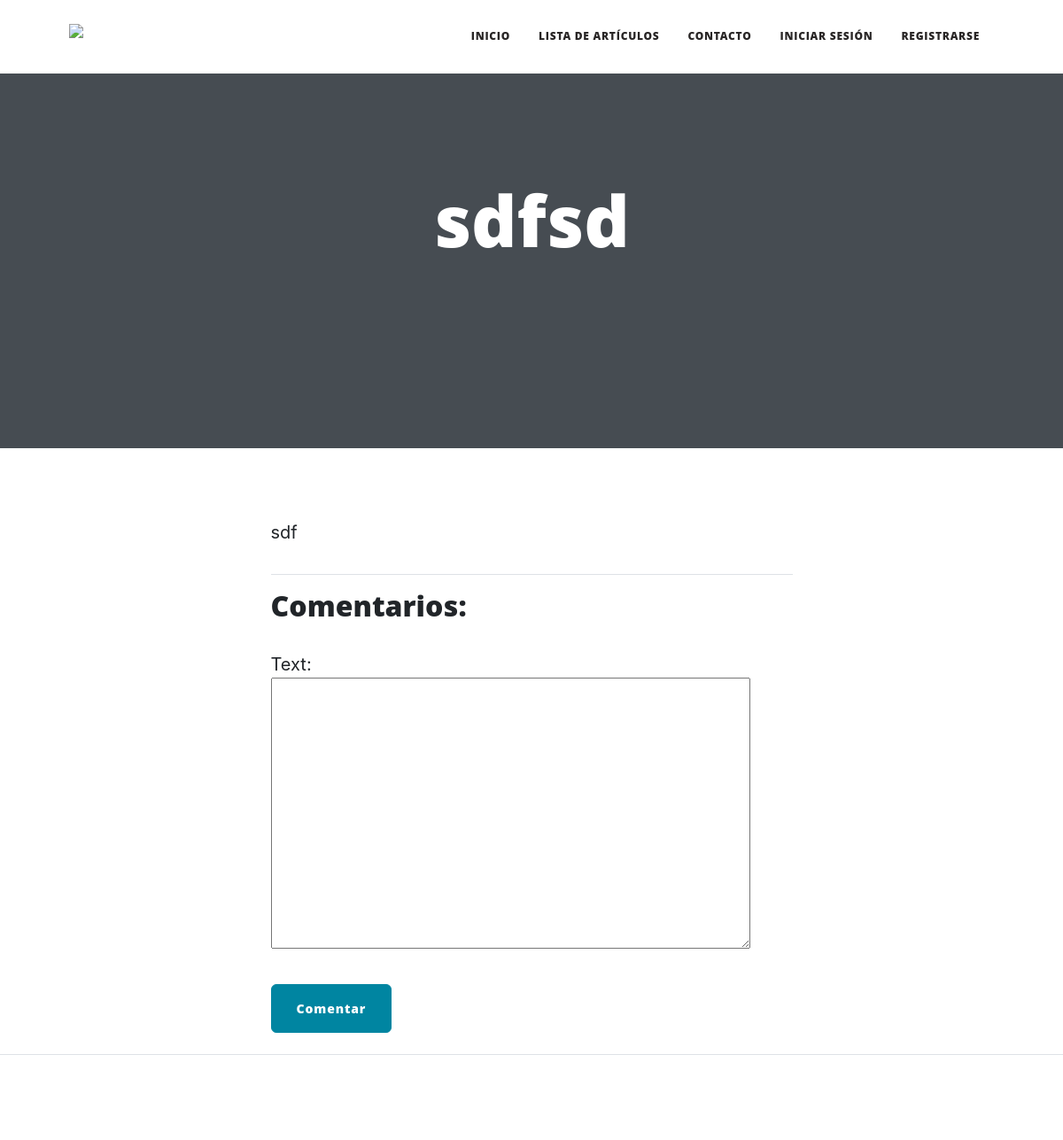
Page /articulos/detalle/1/ on the earlier database version.
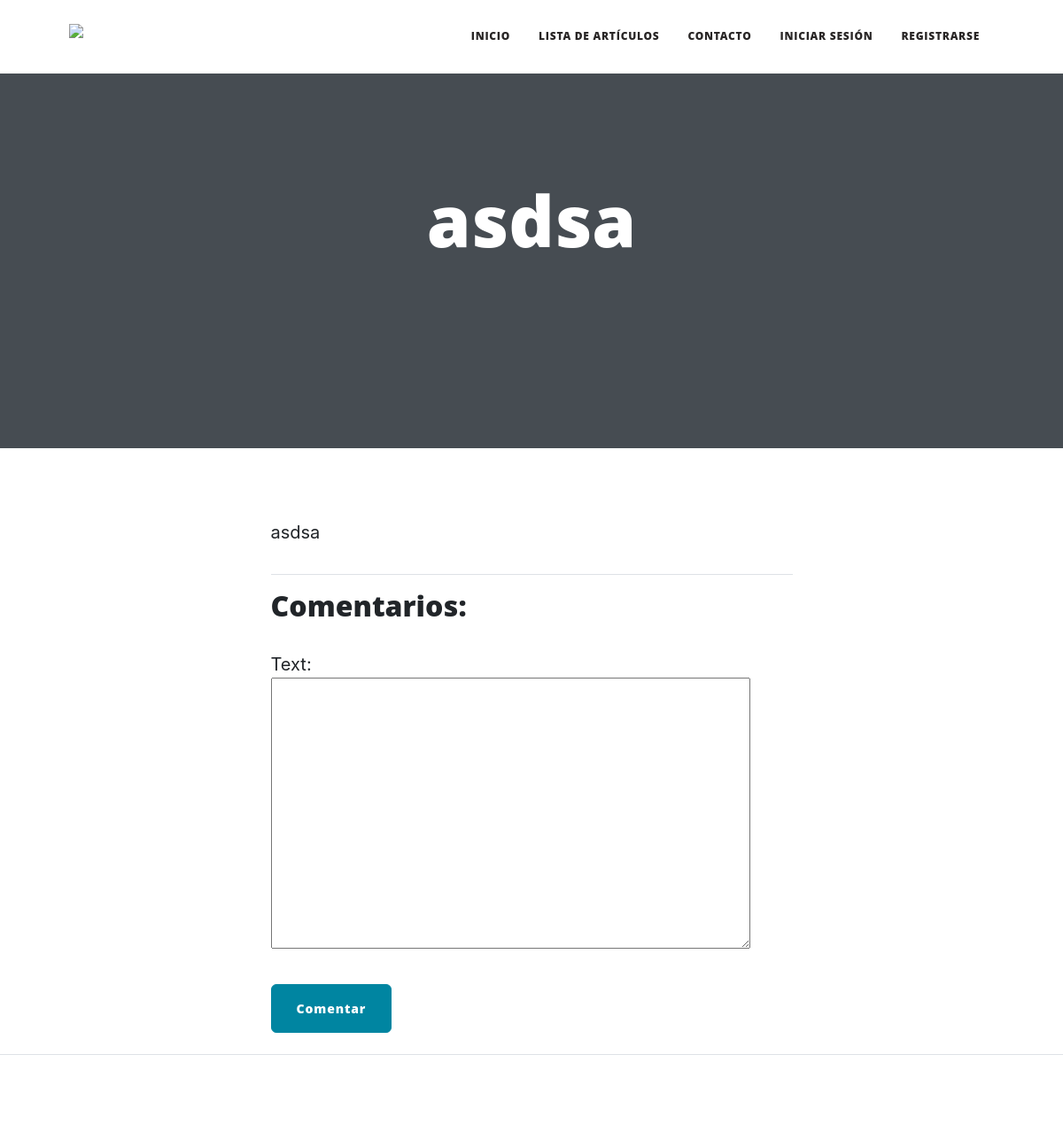
Same page on the later database version.
### apps/articulos/models.py (models this page shows, shortened)
class Articulo(models.Model):
    titulo = models.CharField(max_length=255)
    contenido = models.TextField()
    imagen = models.ImageField(upload_to='articulos_imagenes/', blank=True, null=True)  # Agregado
    autor = models.ForeignKey(User, on_delete=models.CASCADE)
    fecha_creacion = models.DateTimeField(auto_now_add=True)

### apps/articulos/views.py (the view)
# urls.py: path('detalle/<int:pk>/', views.detalle_articulo, name='detalle_articulo'),
def detalle_articulo(request, pk):
    articulo = get_object_or_404(Articulo, pk=pk)
    comentarios = Comment.objects.filter(articulo=articulo)
    if request.method == 'POST':
        form = CommentForm(request.POST)
        if form.is_valid():
            comentario = form.save(commit=False)
            comentario.articulo = articulo
            comentario.author = request.user
            comentario.save()
    else:
        form = CommentForm()
    return render(request, 'articulos/detalle_articulo.html', {'articulo': articulo, 'comentarios': comentarios, 'form': form})

### apps/articulos/forms.py
class CommentForm(forms.ModelForm):
    class Meta:
        model = Comment
        fields = ['text']
        widgets = {
            'author': forms.HiddenInput(),
        }

### templates/articulos/detalle_articulo.html (shortened to what this page needs)
{% extends 'post.html' %}
{% load static %}
{% block contenido %}
{% if articulo.imagen and articulo.imagen.url %}
<header class="masthead" style="background-image: url('{{ articulo.imagen.url }}')">
    <div class="container position-relative px-4 px-lg-5">
        <div class="row gx-4 gx-lg-5 justify-content-center">
            <div class="col-md-10 col-lg-8 col-xl-7">
                <div class="page-heading">
                    <h1>{{ articulo.titulo }}</h1>
                    <span class="subheading">{{ articulo.fecha_publicacion }}</span>
                </div>
            </div>
        </div>
    </div>
</header>
{% else %}
<header class="masthead">
    <div class="container position-relative px-4 px-lg-5">
        <div class="row gx-4 gx-lg-5 justify-content-center">
            <div class="col-md-10 col-lg-8 col-xl-7">
                <div class="page-heading">
                    <h1>{{ articulo.titulo }}</h1>
                </div>
            </div>
        </div>
    </div>
</header>
{% endif %}
<main class="mb-4">
    <div class="container px-4 px-lg-5">
        <div class="row gx-4 gx-lg-5 justify-content-center">
            <div class="col-md-10 col-lg-8 col-xl-7">
                <p>{{ articulo.contenido }}</p>
                <hr />
                <h2>Comentarios:</h2>
                <form method="post" action="{% url 'articulos:detalle_articulo' pk=articulo.id %}">
                    {{ form.as_p }}
                    <button type="submit" class="btn btn-primary rounded" style="border-radius: 25px;">Comentar</button>
                </form>
            </div>
        </div>
    </div>
</main>
<footer class="border-top">
</footer>
{% endblock contenido %}

Differences in the rows shown:
changed Articulo: titulo "sdfsd" → "asdsa"; contenido "sdf" → "asdsa"
